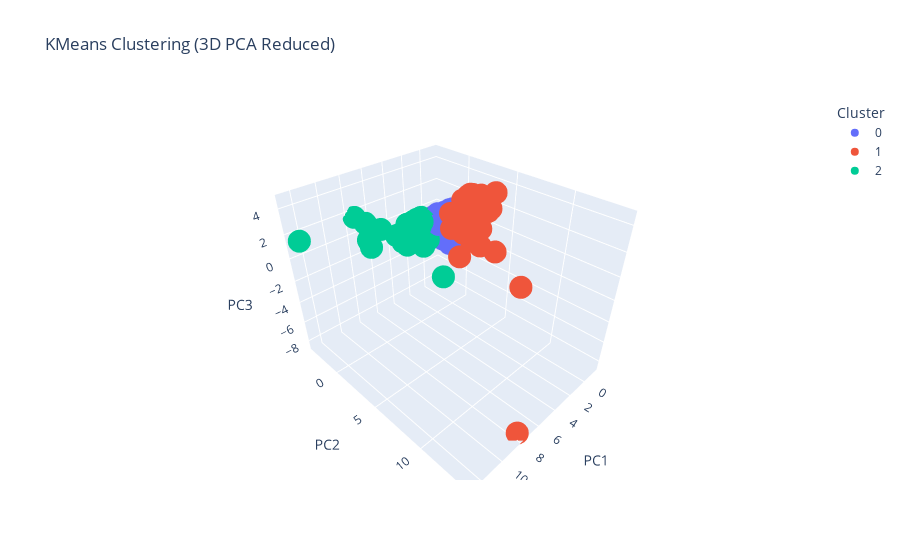
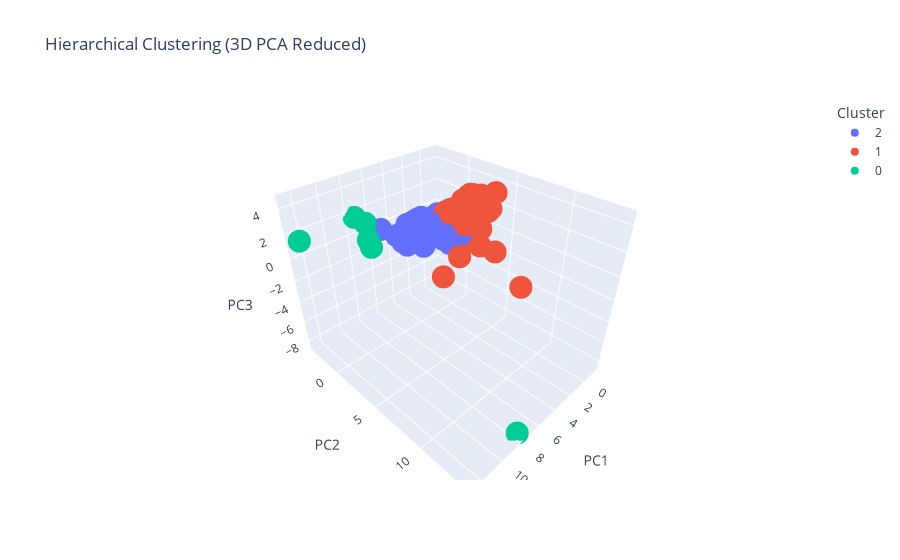
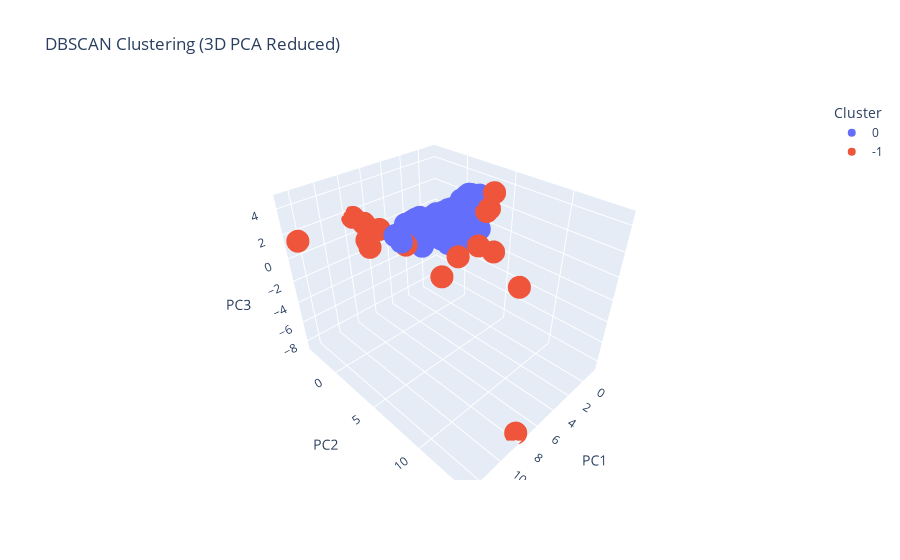

Write notebook code for charts like these, in order.
### Code cell
from sklearn.decomposition import PCA
import plotly.express as px

# PCA with 3 components for 3D visualization
pca = PCA(n_components=3)
components = pca.fit_transform(X_scaled)
df['PC1'] = components[:, 0]
df['PC2'] = components[:, 1]
df['PC3'] = components[:, 2]

# 3D scatter plot for KMeans clusters
fig = px.scatter_3d(df, x='PC1', y='PC2', z='PC3',
                    color=df['KMeans_Cluster'].astype(str),
                    title='KMeans Clustering (3D PCA Reduced)',
                    labels={'color': 'Cluster'})
fig.show()

# 3D scatter plot for Hierarchical clusters
fig = px.scatter_3d(df, x='PC1', y='PC2', z='PC3',
                    color=df['Hierarchical_Cluster'].astype(str),
                    title='Hierarchical Clustering (3D PCA Reduced)',
                    labels={'color': 'Cluster'})
fig.show()

# 3D scatter plot for DBSCAN clusters
fig = px.scatter_3d(df, x='PC1', y='PC2', z='PC3',
                    color=df['DBSCAN_Cluster'].astype(str),
                    title='DBSCAN Clustering (3D PCA Reduced)',
                    labels={'color': 'Cluster'})
fig.show()

### Figure 1 — Plotly figure (JSON) as saved in the notebook; plotly's stock layout.template omitted (floating-point values rounded to 4 significant figures; data arrays with more than 128 entries replaced by an {"elided": "..."} marker saying what was removed)
{"data": [{"hovertemplate": "Cluster=0<br>PC1=%{x}<br>PC2=%{y}<br>PC3=%{z}<extra></extra>", "legendgroup": "0", "marker": {"color": "#636efa", "symbol": "circle"}, "mode": "markers", "name": "0", "scene": "scene", "showlegend": true, "type": "scatter3d", "x": {"elided": "350 float values"}, "y": {"elided": "350 float values"}, "z": {"elided": "350 float values"}}, {"hovertemplate": "Cluster=1<br>PC1=%{x}<br>PC2=%{y}<br>PC3=%{z}<extra></extra>", "legendgroup": "1", "marker": {"color": "#EF553B", "symbol": "circle"}, "mode": "markers", "name": "1", "scene": "scene", "showlegend": true, "type": "scatter3d", "x": [0.1663, 0.9914, -0.1767, 1.245, -0.7799, -0.3498, -0.1721, -0.7794, -0.0114, -0.2507, -0.8046, 1.801, 1.076, -0.4449, 0.1207, -0.6452, -0.7778, -0.1593, -0.9233, -0.2612, -0.1107, 3.727, 7.798, 0.02162, 0.7518, -0.5223, -0.2981, -1.118, -0.3511, -0.2432, -0.7764, -0.3189, -1.057, -0.4274, -0.709, 0.2668, -0.9871, -1.238, 2.014, -0.6924, -0.4529, -0.7954, -0.775, 0.2093, -0.4336, -0.7063, -0.3772, -0.1639, -0.7381, 0.5294, -0.2693, 0.8706, -0.9025], "y": [1.271, 0.6859, 2.144, 1.056, 1.073, 1.181, 1.267, 3.16, 2.216, 0.8624, 1.301, 2.549, 4.069, 4.418, 3.936, 1.414, 1.396, 4.373, 1.325, 0.9281, 1.823, 7.168, 13.95, 3.168, 1.937, 2.025, 1.785, 0.8662, 2.777, 1.69, 1.52, 1.131, 1.552, 2.027, 1.666, 3.273, 0.795, 1.011, 9.005, 1.784, 1.22, 1.013, 1.153, 1.189, 1.267, 2.186, 1.426, 1.85, 1.773, 2.536, 1.283, 2.221, 1.677], "z": [-0.06628, 1.127, 0.4615, -0.02084, 2.117, 1.039, 0.5522, 2.212, -0.3448, 1.969, -0.04881, -1.865, -0.5235, -1.563, 2.093, -0.0861, 1.374, 3.697, 1.84, 1.806, 2.181, 4.61, -8.515, 0.2638, -0.3189, 1.987, 0.08389, 1.315, 2.259, 2.728, 1.349, 0.729, -0.5476, 2.219, 0.522, 3.295, 2.094, 2.199, -1.625, -0.4594, 1.624, 1.732, 0.1656, 1.168, 0.5491, 0.4099, 0.6193, -1.228, -0.6802, 0.66, -0.6736, 0.6055, 1.419]}, {"hovertemplate": "Cluster=2<br>PC1=%{x}<br>PC2=%{y}<br>PC3=%{z}<extra></extra>", "legendgroup": "2", "marker": {"color": "#00cc96", "symbol": "circle"}, "mode": "markers", "name": "2", "scene": "scene", "showlegend": true, "type": "scatter3d", "x": [4.686, 3.122, 1.946, 2.813, 1.865, 9.538, 3.598, 4.6, 8.431, 5.811, 2.753, 12.65, 8.421, 5.229, 3.206, 2.057, 3.013, 3.238, 2.201, 2.96, 1.996, 2.04, 5.644, 3.603, 4.993, 1.836, 2.187, 1.862, 1.78, 1.998, 3.095, 2.54, 7.549, 2.474, 2.37, 2.405, 3.466], "y": [3.599, -0.3301, -1.567, -0.09887, -0.8936, 1.508, -1.239, -1.236, -0.5924, -2.455, -1.091, -2.715, -0.4469, -0.4365, -0.3467, -1.252, -1.313, -0.2245, -0.9348, -0.9953, -1.384, -1.247, -0.6647, -1.789, -0.1793, -1.103, -1.363, -0.7637, -0.9256, -1.845, -0.7631, -0.8884, -3.38, -1.845, -1.173, -1.026, -1.04], "z": [-1.991, -0.8724, -0.04689, -0.8832, -0.3029, 1.751, 0.0795, -0.01344, 2.445, 0.2833, 0.6304, 1.799, 1.108, -0.3009, 0.7795, -0.3161, 0.2554, -1.409, -0.144, -0.08432, -0.1582, 0.1185, 0.3468, 0.1914, -0.5812, 0.1146, -0.4025, -0.08245, -0.464, 0.2413, 0.134, 0.4298, 1.636, 0.2333, 0.1911, -0.5367, 0.7132]}], "layout": {"legend": {"title": {"text": "Cluster"}, "tracegroupgap": 0}, "scene": {"domain": {"x": [0, 1], "y": [0, 1]}, "xaxis": {"title": {"text": "PC1"}}, "yaxis": {"title": {"text": "PC2"}}, "zaxis": {"title": {"text": "PC3"}}}, "title": {"text": "KMeans Clustering (3D PCA Reduced)"}}}

### Figure 2 — Plotly figure (JSON) as saved in the notebook; plotly's stock layout.template omitted (floating-point values rounded to 4 significant figures; data arrays with more than 128 entries replaced by an {"elided": "..."} marker saying what was removed)
{"data": [{"hovertemplate": "Cluster=2<br>PC1=%{x}<br>PC2=%{y}<br>PC3=%{z}<extra></extra>", "legendgroup": "2", "marker": {"color": "#636efa", "symbol": "circle"}, "mode": "markers", "name": "2", "scene": "scene", "showlegend": true, "type": "scatter3d", "x": {"elided": "153 float values"}, "y": {"elided": "153 float values"}, "z": {"elided": "153 float values"}}, {"hovertemplate": "Cluster=1<br>PC1=%{x}<br>PC2=%{y}<br>PC3=%{z}<extra></extra>", "legendgroup": "1", "marker": {"color": "#EF553B", "symbol": "circle"}, "mode": "markers", "name": "1", "scene": "scene", "showlegend": true, "type": "scatter3d", "x": {"elided": "281 float values"}, "y": {"elided": "281 float values"}, "z": {"elided": "281 float values"}}, {"hovertemplate": "Cluster=0<br>PC1=%{x}<br>PC2=%{y}<br>PC3=%{z}<extra></extra>", "legendgroup": "0", "marker": {"color": "#00cc96", "symbol": "circle"}, "mode": "markers", "name": "0", "scene": "scene", "showlegend": true, "type": "scatter3d", "x": [9.538, 8.431, 12.65, 8.421, 7.798, 7.549], "y": [1.508, -0.5924, -2.715, -0.4469, 13.95, -3.38], "z": [1.751, 2.445, 1.799, 1.108, -8.515, 1.636]}], "layout": {"legend": {"title": {"text": "Cluster"}, "tracegroupgap": 0}, "scene": {"domain": {"x": [0, 1], "y": [0, 1]}, "xaxis": {"title": {"text": "PC1"}}, "yaxis": {"title": {"text": "PC2"}}, "zaxis": {"title": {"text": "PC3"}}}, "title": {"text": "Hierarchical Clustering (3D PCA Reduced)"}}}

### Figure 3 — Plotly figure (JSON) as saved in the notebook; plotly's stock layout.template omitted (floating-point values rounded to 4 significant figures; data arrays with more than 128 entries replaced by an {"elided": "..."} marker saying what was removed)
{"data": [{"hovertemplate": "Cluster=0<br>PC1=%{x}<br>PC2=%{y}<br>PC3=%{z}<extra></extra>", "legendgroup": "0", "marker": {"color": "#636efa", "symbol": "circle"}, "mode": "markers", "name": "0", "scene": "scene", "showlegend": true, "type": "scatter3d", "x": {"elided": "424 float values"}, "y": {"elided": "424 float values"}, "z": {"elided": "424 float values"}}, {"hovertemplate": "Cluster=-1<br>PC1=%{x}<br>PC2=%{y}<br>PC3=%{z}<extra></extra>", "legendgroup": "-1", "marker": {"color": "#EF553B", "symbol": "circle"}, "mode": "markers", "name": "-1", "scene": "scene", "showlegend": true, "type": "scatter3d", "x": [4.686, 9.538, 8.431, 5.811, 1.801, 12.65, 8.421, 1.076, -0.4449, 0.1207, -0.1593, 3.727, 7.798, 4.993, 2.014, 7.549], "y": [3.599, 1.508, -0.5924, -2.455, 2.549, -2.715, -0.4469, 4.069, 4.418, 3.936, 4.373, 7.168, 13.95, -0.1793, 9.005, -3.38], "z": [-1.991, 1.751, 2.445, 0.2833, -1.865, 1.799, 1.108, -0.5235, -1.563, 2.093, 3.697, 4.61, -8.515, -0.5812, -1.625, 1.636]}], "layout": {"legend": {"title": {"text": "Cluster"}, "tracegroupgap": 0}, "scene": {"domain": {"x": [0, 1], "y": [0, 1]}, "xaxis": {"title": {"text": "PC1"}}, "yaxis": {"title": {"text": "PC2"}}, "zaxis": {"title": {"text": "PC3"}}}, "title": {"text": "DBSCAN Clustering (3D PCA Reduced)"}}}
